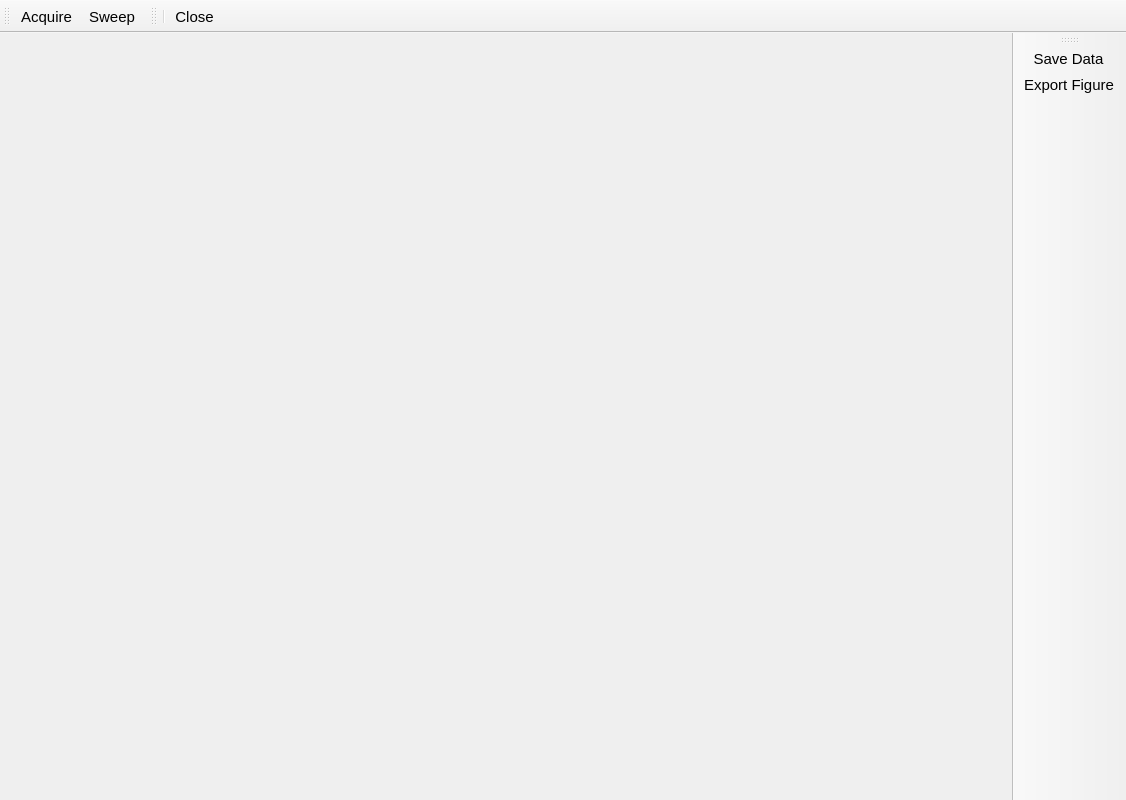
<?xml version="1.0" encoding="UTF-8"?>
<ui version="4.0">
 <class>MainWindow</class>
 <widget class="QMainWindow" name="MainWindow">
  <property name="geometry">
   <rect>
    <x>0</x>
    <y>0</y>
    <width>1126</width>
    <height>800</height>
   </rect>
  </property>
  <property name="font">
   <font>
    <pointsize>11</pointsize>
   </font>
  </property>
  <property name="windowTitle">
   <string>Calibration Window</string>
  </property>
  <widget class="QWidget" name="centralwidget">
   <layout class="QVBoxLayout" name="verticalLayout_4">
    <property name="spacing">
     <number>0</number>
    </property>
    <property name="leftMargin">
     <number>0</number>
    </property>
    <property name="topMargin">
     <number>0</number>
    </property>
    <property name="rightMargin">
     <number>0</number>
    </property>
    <property name="bottomMargin">
     <number>0</number>
    </property>
    <item>
     <widget class="QWidget" name="content" native="true">
      <property name="sizePolicy">
       <sizepolicy hsizetype="Expanding" vsizetype="Expanding">
        <horstretch>0</horstretch>
        <verstretch>0</verstretch>
       </sizepolicy>
      </property>
      <layout class="QHBoxLayout" name="horizontalLayout">
       <property name="spacing">
        <number>5</number>
       </property>
       <property name="leftMargin">
        <number>10</number>
       </property>
       <property name="topMargin">
        <number>10</number>
       </property>
       <property name="rightMargin">
        <number>10</number>
       </property>
       <property name="bottomMargin">
        <number>0</number>
       </property>
       <item>
        <widget class="QWidget" name="verticalWidget" native="true">
         <property name="sizePolicy">
          <sizepolicy hsizetype="Fixed" vsizetype="Preferred">
           <horstretch>0</horstretch>
           <verstretch>0</verstretch>
          </sizepolicy>
         </property>
         <property name="minimumSize">
          <size>
           <width>300</width>
           <height>0</height>
          </size>
         </property>
         <layout class="QVBoxLayout" name="verticalLayout">
          <property name="spacing">
           <number>5</number>
          </property>
          <property name="leftMargin">
           <number>0</number>
          </property>
          <property name="topMargin">
           <number>0</number>
          </property>
          <property name="rightMargin">
           <number>0</number>
          </property>
          <property name="bottomMargin">
           <number>0</number>
          </property>
          <item>
           <widget class="QWidget" name="sequenceList" native="true">
            <property name="sizePolicy">
             <sizepolicy hsizetype="Preferred" vsizetype="Minimum">
              <horstretch>0</horstretch>
              <verstretch>0</verstretch>
             </sizepolicy>
            </property>
            <layout class="QVBoxLayout" name="layout_operations">
             <property name="spacing">
              <number>0</number>
             </property>
             <property name="sizeConstraint">
              <enum>QLayout::SetNoConstraint</enum>
             </property>
             <property name="leftMargin">
              <number>0</number>
             </property>
             <property name="topMargin">
              <number>0</number>
             </property>
             <property name="rightMargin">
              <number>0</number>
             </property>
             <property name="bottomMargin">
              <number>0</number>
             </property>
            </layout>
           </widget>
          </item>
          <item>
           <widget class="QWidget" name="parameters" native="true">
            <property name="sizePolicy">
             <sizepolicy hsizetype="Preferred" vsizetype="Minimum">
              <horstretch>0</horstretch>
              <verstretch>0</verstretch>
             </sizepolicy>
            </property>
            <layout class="QVBoxLayout" name="layout_parameters">
             <property name="spacing">
              <number>10</number>
             </property>
             <property name="sizeConstraint">
              <enum>QLayout::SetNoConstraint</enum>
             </property>
             <property name="leftMargin">
              <number>10</number>
             </property>
             <property name="topMargin">
              <number>10</number>
             </property>
             <property name="rightMargin">
              <number>10</number>
             </property>
             <property name="bottomMargin">
              <number>10</number>
             </property>
            </layout>
           </widget>
          </item>
          <item>
           <spacer name="verticalSpacer">
            <property name="orientation">
             <enum>Qt::Vertical</enum>
            </property>
            <property name="sizeHint" stdset="0">
             <size>
              <width>20</width>
              <height>40</height>
             </size>
            </property>
           </spacer>
          </item>
         </layout>
        </widget>
       </item>
       <item>
        <widget class="QWidget" name="verticalWidget_2" native="true">
         <layout class="QVBoxLayout" name="verticalLayout_3">
          <property name="spacing">
           <number>5</number>
          </property>
          <property name="leftMargin">
           <number>0</number>
          </property>
          <property name="topMargin">
           <number>0</number>
          </property>
          <property name="rightMargin">
           <number>0</number>
          </property>
          <property name="bottomMargin">
           <number>0</number>
          </property>
          <item>
           <widget class="QWidget" name="plotview" native="true">
            <property name="sizePolicy">
             <sizepolicy hsizetype="Preferred" vsizetype="Preferred">
              <horstretch>0</horstretch>
              <verstretch>0</verstretch>
             </sizepolicy>
            </property>
            <property name="minimumSize">
             <size>
              <width>0</width>
              <height>400</height>
             </size>
            </property>
            <layout class="QVBoxLayout" name="plotview_layout">
             <property name="spacing">
              <number>0</number>
             </property>
             <property name="leftMargin">
              <number>0</number>
             </property>
             <property name="topMargin">
              <number>0</number>
             </property>
             <property name="rightMargin">
              <number>0</number>
             </property>
             <property name="bottomMargin">
              <number>0</number>
             </property>
            </layout>
           </widget>
          </item>
          <item>
           <widget class="QWidget" name="console" native="true">
            <property name="sizePolicy">
             <sizepolicy hsizetype="Minimum" vsizetype="Preferred">
              <horstretch>0</horstretch>
              <verstretch>0</verstretch>
             </sizepolicy>
            </property>
            <property name="minimumSize">
             <size>
              <width>0</width>
              <height>100</height>
             </size>
            </property>
            <property name="maximumSize">
             <size>
              <width>16777215</width>
              <height>200</height>
             </size>
            </property>
            <property name="autoFillBackground">
             <bool>true</bool>
            </property>
            <layout class="QGridLayout" name="layout_output" rowstretch="0">
             <property name="leftMargin">
              <number>10</number>
             </property>
             <property name="topMargin">
              <number>10</number>
             </property>
             <property name="rightMargin">
              <number>10</number>
             </property>
             <property name="bottomMargin">
              <number>10</number>
             </property>
             <property name="horizontalSpacing">
              <number>40</number>
             </property>
             <property name="verticalSpacing">
              <number>16</number>
             </property>
            </layout>
           </widget>
          </item>
         </layout>
        </widget>
       </item>
      </layout>
     </widget>
    </item>
    <item>
     <widget class="QWidget" name="statusbar" native="true">
      <property name="sizePolicy">
       <sizepolicy hsizetype="Preferred" vsizetype="Minimum">
        <horstretch>0</horstretch>
        <verstretch>0</verstretch>
       </sizepolicy>
      </property>
      <layout class="QHBoxLayout" name="horizontalLayout_3">
       <property name="spacing">
        <number>10</number>
       </property>
       <property name="leftMargin">
        <number>20</number>
       </property>
       <property name="topMargin">
        <number>0</number>
       </property>
       <property name="rightMargin">
        <number>0</number>
       </property>
       <property name="bottomMargin">
        <number>10</number>
       </property>
       <item>
        <spacer name="horizontalSpacer">
         <property name="orientation">
          <enum>Qt::Horizontal</enum>
         </property>
         <property name="sizeHint" stdset="0">
          <size>
           <width>40</width>
           <height>20</height>
          </size>
         </property>
        </spacer>
       </item>
      </layout>
     </widget>
    </item>
   </layout>
  </widget>
  <widget class="QMenuBar" name="menubar">
   <property name="geometry">
    <rect>
     <x>0</x>
     <y>0</y>
     <width>1126</width>
     <height>21</height>
    </rect>
   </property>
  </widget>
  <widget class="QToolBar" name="ComunicationToolbar">
   <property name="windowTitle">
    <string>toolBar</string>
   </property>
   <attribute name="toolBarArea">
    <enum>TopToolBarArea</enum>
   </attribute>
   <attribute name="toolBarBreak">
    <bool>false</bool>
   </attribute>
   <addaction name="action_acquire"/>
   <addaction name="action_sweep"/>
  </widget>
  <widget class="QToolBar" name="AcquisitionControlToolbar">
   <property name="windowTitle">
    <string>toolBar_3</string>
   </property>
   <attribute name="toolBarArea">
    <enum>TopToolBarArea</enum>
   </attribute>
   <attribute name="toolBarBreak">
    <bool>false</bool>
   </attribute>
   <addaction name="separator"/>
   <addaction name="action_close"/>
  </widget>
  <widget class="QToolBar" name="toolBar">
   <property name="windowTitle">
    <string>toolBar</string>
   </property>
   <attribute name="toolBarArea">
    <enum>RightToolBarArea</enum>
   </attribute>
   <attribute name="toolBarBreak">
    <bool>false</bool>
   </attribute>
   <addaction name="action_savedata"/>
   <addaction name="action_exportfigure"/>
  </widget>
  <action name="action_close">
   <property name="checkable">
    <bool>false</bool>
   </property>
   <property name="icon">
    <iconset>
     <normaloff>../resources/icons/delete-outline.svg</normaloff>../resources/icons/delete-outline.svg</iconset>
   </property>
   <property name="text">
    <string>Close</string>
   </property>
   <property name="toolTip">
    <string>Close Calibration Window</string>
   </property>
   <property name="font">
    <font/>
   </property>
  </action>
  <action name="action_connect">
   <property name="checkable">
    <bool>false</bool>
   </property>
   <property name="icon">
    <iconset>
     <normaloff>../../../.designer/resources/icons/power.svg</normaloff>../../../.designer/resources/icons/power.svg</iconset>
   </property>
   <property name="text">
    <string>Connect</string>
   </property>
   <property name="toolTip">
    <string>Connect to server</string>
   </property>
   <property name="font">
    <font/>
   </property>
  </action>
  <action name="action_acquire">
   <property name="icon">
    <iconset>
     <normaloff>../resources/icons/media-play.svg</normaloff>../resources/icons/media-play.svg</iconset>
   </property>
   <property name="text">
    <string>Acquire</string>
   </property>
   <property name="toolTip">
    <string>Start Acquisition</string>
   </property>
  </action>
  <action name="action_loadparams">
   <property name="icon">
    <iconset>
     <normaloff>../resources/icons/waves.svg</normaloff>../resources/icons/waves.svg</iconset>
   </property>
   <property name="text">
    <string>Load sequence parameterisation</string>
   </property>
   <property name="toolTip">
    <string>Load parameters of a sequence from files </string>
   </property>
  </action>
  <action name="action_saveparams">
   <property name="icon">
    <iconset>
     <normaloff>../resources/icons/arrow-minimise.svg</normaloff>../resources/icons/arrow-minimise.svg</iconset>
   </property>
   <property name="text">
    <string>Save Parameters</string>
   </property>
   <property name="toolTip">
    <string>Save the parameters of a sequence in a file</string>
   </property>
  </action>
  <action name="action_savedata">
   <property name="icon">
    <iconset>
     <normaloff>../resources/icons/clipboard.svg</normaloff>../resources/icons/clipboard.svg</iconset>
   </property>
   <property name="text">
    <string>Save Data</string>
   </property>
   <property name="toolTip">
    <string>Save Acquired Data</string>
   </property>
  </action>
  <action name="action_exportfigure">
   <property name="icon">
    <iconset>
     <normaloff>../resources/icons/chart-line.svg</normaloff>../resources/icons/chart-line.svg</iconset>
   </property>
   <property name="text">
    <string>Export Figure</string>
   </property>
   <property name="toolTip">
    <string>Export the Figure of the Acquired Signal</string>
   </property>
  </action>
  <action name="action_sweep">
   <property name="icon">
    <iconset>
     <normaloff>../resources/icons/refresh.svg</normaloff>../resources/icons/refresh.svg</iconset>
   </property>
   <property name="text">
    <string>Sweep</string>
   </property>
   <property name="toolTip">
    <string>Sweep calibration sequence</string>
   </property>
  </action>
 </widget>
 <resources/>
 <connections/>
</ui>
